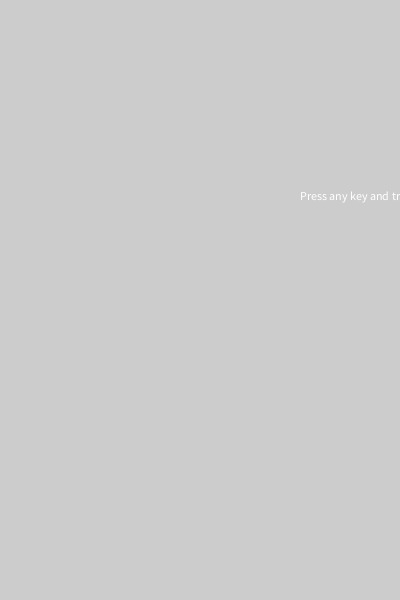
Frame 1 (no input)
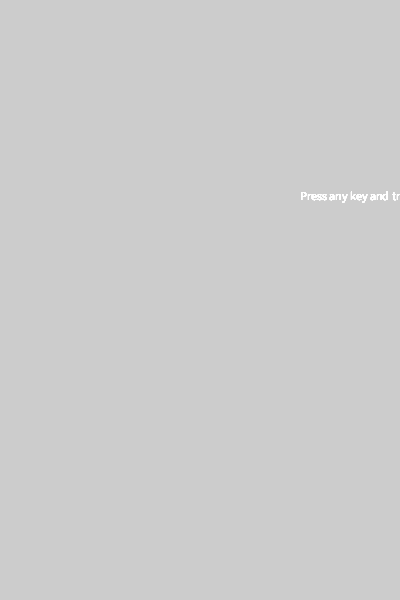
Frame 60 (the mouse pressed at the canvas centre just before this capture)
Frame 120 (the mouse held since frame 60 and released just before this capture): identical to frame 60, image omitted

The Processing sketch that drew these frames (run headless with seeded random() and noise(); from frame 60 on, the mouse is pressed at the canvas centre):

// Processing sketch: exercise05
// ── exercise05.pde


void setup() {
  size(400, 600);
}

void draw() {
  text("Press any key and try to find the logic", height/2, width/2);
}

void keyPressed() {
  clickSize();
}

float clickSize() {
  float value = random(0, 1);
  if (value < 0.03) {
    println("400,20");
    surface.setSize(400, 20);
  } else if (value < 0.1) {
    println("10,675");
    surface.setSize(10, 675);
  } else if (value < 0.10) {
    println("1600,200");
  } else if (value < 0.24) {
    println("1000,860");
    surface.setSize(1000, 860);
  } else if (value < 0.53) {
    println("30,50");
    surface.setSize(30, 50);
  }
  return value;
}
